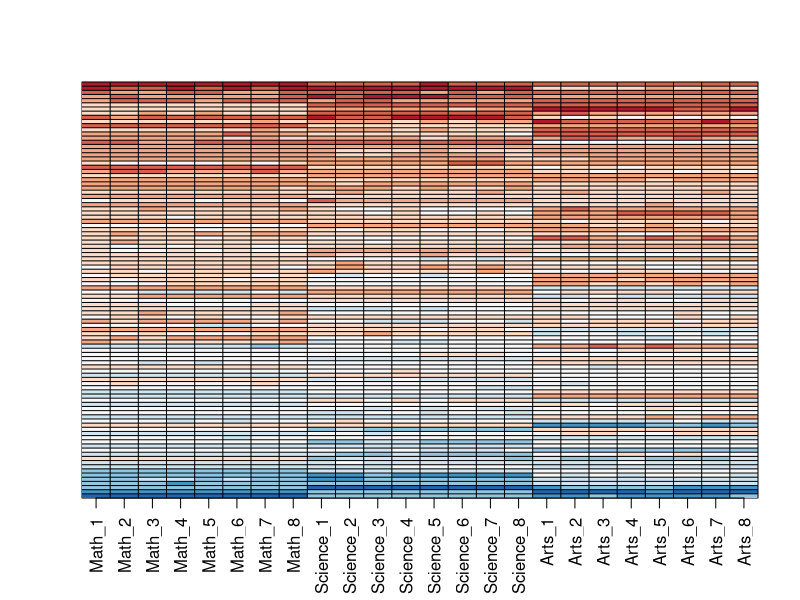
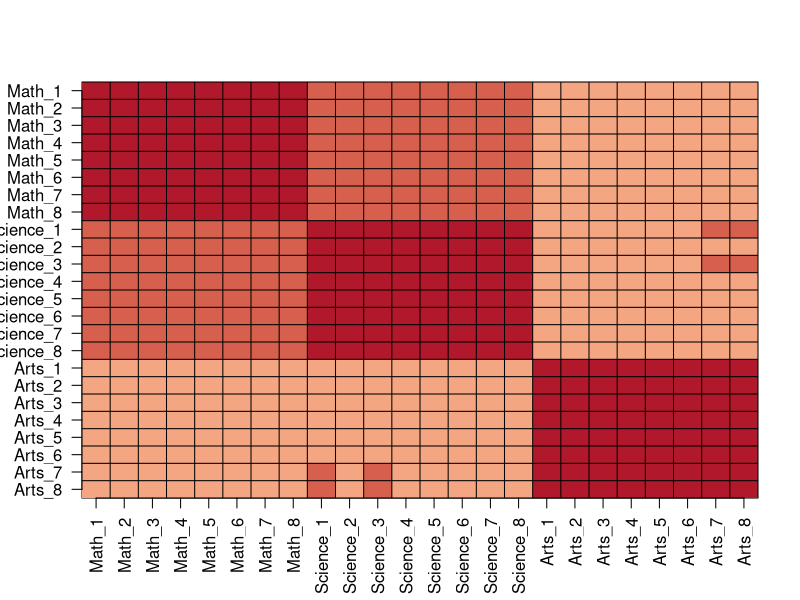
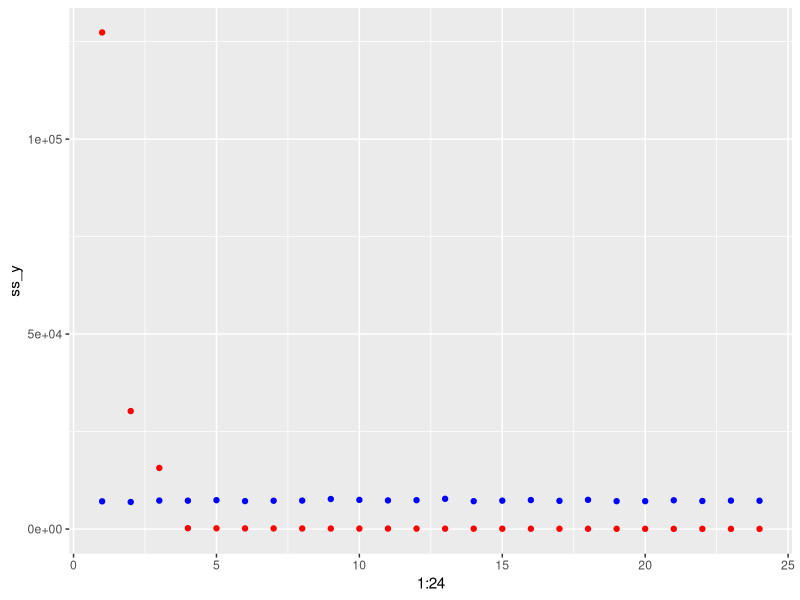
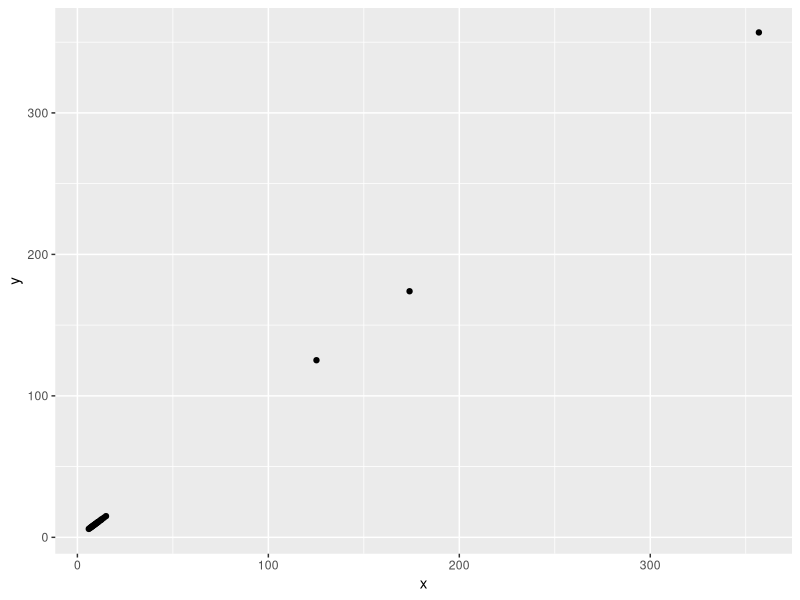

Here is the R script that generated these plots, in order:
library(tidyverse)

# Construct a dataset that represents grade scores for 100 students in 24
#  different subjects. The overall average has been removed so this data
#  represents the percentage point each student received above or below
#  the average test score. So a 0 represents an average grade (C), a 25
#  is a high grade (A+), and a -25 represents a low grade (F).
set.seed(1987, sample.kind="Rounding")
n <- 100
k <- 8
Sigma <- 64  * matrix(c(1, .75, .5, .75, 1, .5, .5, .5, 1), 3, 3) 
m <- MASS::mvrnorm(n, rep(0, 3), Sigma)
m <- m[order(rowMeans(m), decreasing = TRUE),]
y <- m %x% matrix(rep(1, k), nrow = 1) + matrix(rnorm(matrix(n*k*3)), n, k*3)
colnames(y) <- c(paste(rep("Math",k), 1:k, sep="_"),
                 paste(rep("Science",k), 1:k, sep="_"),
                 paste(rep("Arts",k), 1:k, sep="_"))

############################## QUESTION 1 ###############################
# Visualize the test scores
my_image <- function(x, zlim = range(x), ...){
  colors = rev(RColorBrewer::brewer.pal(9, "RdBu"))
  cols <- 1:ncol(x)
  rows <- 1:nrow(x)
  image(cols, rows, t(x[rev(rows),,drop=FALSE]), xaxt = "n", yaxt = "n",
        xlab="", ylab="",  col = colors, zlim = zlim, ...)
  abline(h=rows + 0.5, v = cols + 0.5)
  axis(side = 1, cols, colnames(x), las = 2)
}

my_image(y)


############################## QUESTION 2 ###############################
# Examine the correlation between the test scores directly.
my_image(cor(y), zlim = c(-1,1))
range(cor(y))
axis(side = 2, 1:ncol(y), rev(colnames(y)), las = 2)


############################## QUESTION 3 ###############################
# Compute the SVD of y
s <- svd(y)
names(s)

# check SVD works
y_svd <- s$u %*% diag(s$d) %*% t(s$v)
max(abs(y - y_svd))

# Compute the sum of squares of the columns of Y and store them in ss_y.
#  Then compute the sum of squares of columns of the transformed YV and
#  store them in ss_yv. Confirm that sum(ss_y) is equal to sum(ss_yv)
sum(colSums(y^2))


############################## QUESTION 4 ###############################
#  Plot ss_y  and ss_yv against the column number
ss_y <- colSums(y^2)
ss_yv <- apply((y%*%s$v)^2, 2, sum)
ggplot() +
  geom_point(aes(x=1:24, y=ss_y), color="blue") +
  geom_point(aes(x=1:24, y=ss_yv), color="red")


############################## QUESTION 5 ###############################
# plotting the square root of ss_yv versus the diagonal entries of D.
data.frame(x = sqrt(ss_yv), y = s$d) %>%
  ggplot(aes(x,y)) +
  geom_point()




